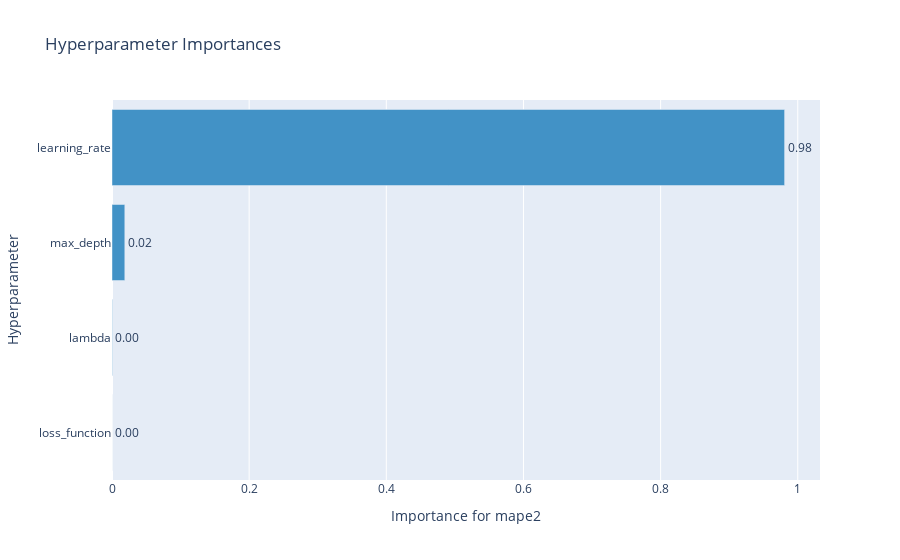

Notebook cell for this chart:
### Code cell
optuna.visualization.plot_param_importances(study, target=lambda t: t.values[0], target_name="mape2")

### Figure 1 — Plotly figure (JSON) as saved in the notebook; plotly's stock layout.template omitted (floating-point values rounded to 4 significant figures)
{"data": [{"cliponaxis": false, "hovertemplate": ["loss_function (CategoricalDistribution): 0.0<extra></extra>", "lambda (LogUniformDistribution): 0.0005163560977622319<extra></extra>", "max_depth (IntUniformDistribution): 0.018675954978314042<extra></extra>", "learning_rate (LogUniformDistribution): 0.9808076889239237<extra></extra>"], "marker": {"color": "rgb(66,146,198)"}, "orientation": "h", "text": ["0.0", "0.0005163560977622319", "0.018675954978314042", "0.9808076889239237"], "textposition": "outside", "texttemplate": "%{text:.2f}", "type": "bar", "x": [0, 0.0005164, 0.01868, 0.9808], "y": ["loss_function", "lambda", "max_depth", "learning_rate"]}], "layout": {"autosize": true, "showlegend": false, "title": {"text": "Hyperparameter Importances"}, "xaxis": {"autorange": true, "range": [0, 1.032], "title": {"text": "Importance for mape2"}, "type": "linear"}, "yaxis": {"autorange": true, "range": [-0.5, 3.5], "title": {"text": "Hyperparameter"}, "type": "category"}}}
